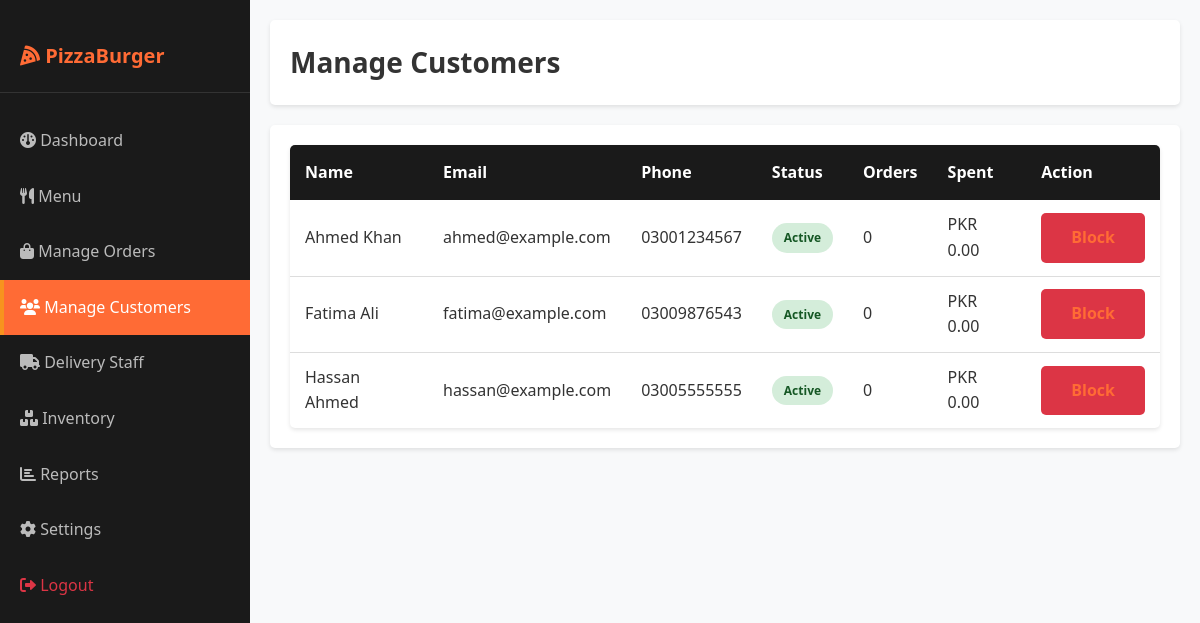
The page /admin/manage-customers.php (signed in) on the database its author committed.
### tables this page shows
CREATE TABLE IF NOT EXISTS customers (
    id INT PRIMARY KEY AUTO_INCREMENT,
    name VARCHAR(100) NOT NULL,
    email VARCHAR(100) UNIQUE NOT NULL,
    phone VARCHAR(20) NOT NULL,
    password VARCHAR(255) NOT NULL,
    address VARCHAR(255),
    city VARCHAR(100),
    postal_code VARCHAR(20),
    status ENUM('active', 'blocked', 'inactive') DEFAULT 'active',
    total_orders INT DEFAULT 0,
    total_spent DECIMAL(10, 2) DEFAULT 0,
    created_at TIMESTAMP DEFAULT CURRENT_TIMESTAMP,
    updated_at TIMESTAMP DEFAULT CURRENT_TIMESTAMP ON UPDATE CURRENT_TIMESTAMP,
    INDEX idx_email (email),
    INDEX idx_phone (phone),
    INDEX idx_status (status)
);

### backend/classes/Customer.php (called while the page is built, shortened)
<?php
require_once 'Database.php';
class Customer {
    private $db;
    public function __construct($connection) {
        $this->db = new Database($connection);
    }
    public function getAll($limit = 10, $offset = 0) {
        $result = $this->db->select(
            "SELECT * FROM customers ORDER BY created_at DESC LIMIT ? OFFSET ?",
            [$limit, $offset]
        );
        return $result;
    }
}
?>

### backend/classes/Database.php (called while the page is built, shortened)
<?php
class Database {
    private $conn;
    public function __construct($connection) {
        $this->conn = $connection;
    }
    public function select($query, $params = []) {
        $stmt = $this->conn->prepare($query);
        if (!empty($params)) {
            $types = '';
            $values = [];
            foreach ($params as $param) {
                if (is_int($param)) {
                    $types .= 'i';
                } elseif (is_float($param)) {
                    $types .= 'd';
                } else {
                    $types .= 's';
                }
                $values[] = $param;
            }
            array_unshift($values, $types);
            $refs = [];
            foreach ($values as $key => $value) {
                $refs[$key] = &$values[$key];
            }
            call_user_func_array([$stmt, 'bind_param'], $refs);
        }
        if (!$stmt->execute()) {
            return ['success' => false, 'message' => 'Query execution failed: ' . $stmt->error];
        }
        $result = $stmt->get_result();
        $data = [];
        while ($row = $result->fetch_assoc()) {
            $data[] = $row;
        }
        return ['success' => true, 'data' => $data];
    }
}
?>

### admin/manage-customers.php (the view, shortened to what this page needs)
<?php
require_once '../backend/includes/init.php';
$customer_obj = new Customer($conn);
$customers_result = $customer_obj->getAll(100, 0);
$customers = $customers_result['data'] ?? [];
?>
<!DOCTYPE html>
<html lang="en">
<head>
    <link rel="stylesheet" href="<?php echo SITE_URL; ?>css/style.css">
    <link rel="stylesheet" href="https://cdnjs.cloudflare.com/ajax/libs/font-awesome/6.0.0/css/all.min.css">
</head>
<body>
<div class="admin-container">
    <aside class="sidebar">
        <div class="sidebar-logo">
            <i class="fas fa-pizza-slice"></i> PizzaBurger
        </div>
        <ul class="sidebar-menu">
            <li><a href="dashboard.php"><i class="fas fa-dashboard"></i> Dashboard</a></li>
            <li><a href="menu.php"><i class="fas fa-utensils"></i> Menu</a></li>
            <li><a href="manage-orders.php"><i class="fas fa-shopping-bag"></i> Manage Orders</a></li>
            <li><a href="manage-customers.php" class="active"><i class="fas fa-users"></i> Manage Customers</a></li>
            <li><a href="manage-delivery.php"><i class="fas fa-truck"></i> Delivery Staff</a></li>
            <li><a href="manage-inventory.php"><i class="fas fa-boxes"></i> Inventory</a></li>
            <li><a href="reports.php"><i class="fas fa-chart-bar"></i> Reports</a></li>
            <li><a href="settings.php"><i class="fas fa-cog"></i> Settings</a></li>
            <li><a href="logout.php" style="color: #dc3545 !important;"><i class="fas fa-sign-out-alt"></i> Logout</a></li>
        </ul>
    </aside>
    <main class="main-content">
        <div class="admin-header">
            <h1>Manage Customers</h1>
        </div>
        <div style="background: white; padding: 20px; border-radius: 5px; box-shadow: 0 2px 4px rgba(0,0,0,0.1); overflow-x: auto;">
            <table class="table">
                <thead>
                    <tr>
                        <th>Name</th>
                        <th>Email</th>
                        <th>Phone</th>
                        <th>Status</th>
                        <th>Orders</th>
                        <th>Spent</th>
                        <th>Action</th>
                    </tr>
                </thead>
                <tbody>
                    <?php if (!empty($customers)): ?>
                        <?php foreach ($customers as $customer): ?>
                            <tr>
                                <td><?php echo htmlspecialchars($customer['name']); ?></td>
                                <td><?php echo htmlspecialchars($customer['email']); ?></td>
                                <td><?php echo htmlspecialchars($customer['phone']); ?></td>
                                <td>
                                    <span class="badge <?php echo $customer['status'] === 'active' ? 'badge-success' : 'badge-danger'; ?>">
                                        <?php echo ucfirst($customer['status']); ?>
                                    </span>
                                </td>
                                <td><?php echo intval($customer['total_orders']); ?></td>
                                <td>PKR <?php echo number_format($customer['total_spent'], 2); ?></td>
                                <td>
                                    <?php if ($customer['status'] === 'active'): ?>
                                        <a href="?block=<?php echo $customer['id']; ?>" class="btn-primary" style="background: #dc3545;">Block</a>
                                    <?php else: ?>
                                        <a href="?unblock=<?php echo $customer['id']; ?>" class="btn-secondary">Unblock</a>
                                    <?php endif; ?>
                                </td>
                            </tr>
                        <?php endforeach; ?>
                    <?php else: ?>
                        <tr>
                            <td colspan="7" style="text-align: center; padding: 30px; color: #666;">No customers found.</td>
                        </tr>
                    <?php endif; ?>
                </tbody>
            </table>
        </div>
    </main>
</div>
</body>
</html>

### css/style.css (style rules this page uses)
* { margin: 0; padding: 0; box-sizing: border-box; }
:root { --primary-color: #FF6B35; --secondary-color: #F7931E; --dark-color: #1a1a1a; --light-color: #f8f9fa; --text-color: #333; --border-color: #ddd; --success-color: #28a745; --danger-color: #dc3545; --warning-color: #ffc107; --info-color: #17a2b8; }
html, body { font-family: 'Segoe UI', Tahoma, Geneva, Verdana, sans-serif; background-color: var(--light-color); color: var(--text-color); line-height: 1.6; }
.btn-primary { padding: 12px 30px; background: white; color: var(--primary-color); border: none; border-radius: 5px; cursor: pointer; font-weight: bold; transition: all 0.3s; text-decoration: none; display: inline-block; }
.table { width: 100%; border-collapse: collapse; background: white; border-radius: 5px; overflow: hidden; box-shadow: 0 2px 4px rgba(0,0,0,0.1); }
.table thead { background: var(--dark-color); color: white; }
.table th { padding: 15px; text-align: left; font-weight: 600; }
.table td { padding: 12px 15px; border-bottom: 1px solid var(--border-color); }
.table tbody tr:last-child td { border-bottom: none; }
.badge { display: inline-block; padding: 5px 12px; border-radius: 20px; font-size: 12px; font-weight: 600; }
.badge-success { background: #d4edda; color: #155724; }
.admin-container { display: flex; min-height: 100vh; }
.sidebar { width: 250px; background: var(--dark-color); color: white; padding: 20px 0; position: fixed; left: 0; top: 0; height: 100vh; overflow-y: auto; }
.sidebar-logo { padding: 20px; border-bottom: 1px solid #333; margin-bottom: 20px; font-size: 20px; font-weight: bold; color: var(--primary-color); }
.sidebar-menu { list-style: none; }
.sidebar-menu li { margin: 0; }
.sidebar-menu a { display: block; padding: 15px 20px; color: #bbb; text-decoration: none; transition: all 0.3s; }
.sidebar-menu a:hover, .sidebar-menu a.active { background: var(--primary-color); color: white; border-left: 4px solid var(--secondary-color); padding-left: 16px; }
.main-content { flex: 1; margin-left: 250px; padding: 20px; }
.admin-header { background: white; padding: 20px; border-radius: 5px; margin-bottom: 20px; display: flex; justify-content: space-between; align-items: center; box-shadow: 0 2px 4px rgba(0,0,0,0.1); }
.admin-header h1 { font-size: 28px; margin: 0; }

### rows shown on the page
customers: name "Ahmed Khan", email "ahmed@example.com", phone "03001234567", status "Active", total_orders "0", total_spent "0.00"
customers: name "Fatima Ali", email "fatima@example.com", phone "03009876543", status "Active", total_orders "0", total_spent "0.00"
customers: name "Hassan Ahmed", email "hassan@example.com", phone "03005555555", status "Active", total_orders "0", total_spent "0.00"
